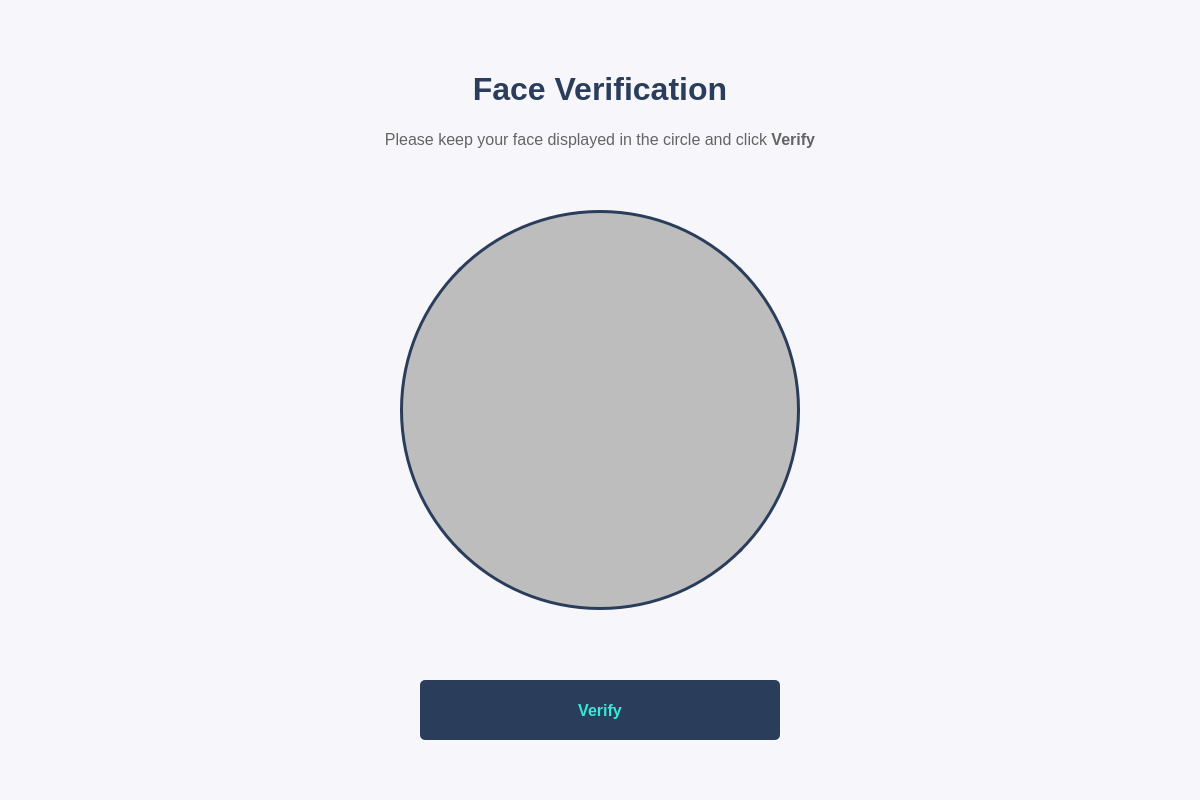
<?xml version="1.0" encoding="UTF-8"?>
<ui version="4.0">
 <class>MainWindow</class>
 <widget class="QMainWindow" name="MainWindow">
  <property name="geometry">
   <rect>
    <x>0</x>
    <y>0</y>
    <width>1200</width>
    <height>800</height>
   </rect>
  </property>
  <property name="sizePolicy">
   <sizepolicy hsizetype="Preferred" vsizetype="Preferred">
    <horstretch>0</horstretch>
    <verstretch>0</verstretch>
   </sizepolicy>
  </property>
  <property name="palette">
   <palette>
    <active>
     <colorrole role="WindowText">
      <brush brushstyle="SolidPattern">
       <color alpha="255">
        <red>0</red>
        <green>0</green>
        <blue>0</blue>
       </color>
      </brush>
     </colorrole>
     <colorrole role="Button">
      <brush brushstyle="SolidPattern">
       <color alpha="255">
        <red>247</red>
        <green>246</green>
        <blue>251</blue>
       </color>
      </brush>
     </colorrole>
     <colorrole role="Light">
      <brush brushstyle="SolidPattern">
       <color alpha="255">
        <red>255</red>
        <green>255</green>
        <blue>255</blue>
       </color>
      </brush>
     </colorrole>
     <colorrole role="Midlight">
      <brush brushstyle="SolidPattern">
       <color alpha="255">
        <red>251</red>
        <green>250</green>
        <blue>253</blue>
       </color>
      </brush>
     </colorrole>
     <colorrole role="Dark">
      <brush brushstyle="SolidPattern">
       <color alpha="255">
        <red>123</red>
        <green>123</green>
        <blue>125</blue>
       </color>
      </brush>
     </colorrole>
     <colorrole role="Mid">
      <brush brushstyle="SolidPattern">
       <color alpha="255">
        <red>165</red>
        <green>164</green>
        <blue>167</blue>
       </color>
      </brush>
     </colorrole>
     <colorrole role="Text">
      <brush brushstyle="SolidPattern">
       <color alpha="255">
        <red>0</red>
        <green>0</green>
        <blue>0</blue>
       </color>
      </brush>
     </colorrole>
     <colorrole role="BrightText">
      <brush brushstyle="SolidPattern">
       <color alpha="255">
        <red>255</red>
        <green>255</green>
        <blue>255</blue>
       </color>
      </brush>
     </colorrole>
     <colorrole role="ButtonText">
      <brush brushstyle="SolidPattern">
       <color alpha="255">
        <red>0</red>
        <green>0</green>
        <blue>0</blue>
       </color>
      </brush>
     </colorrole>
     <colorrole role="Base">
      <brush brushstyle="SolidPattern">
       <color alpha="255">
        <red>255</red>
        <green>255</green>
        <blue>255</blue>
       </color>
      </brush>
     </colorrole>
     <colorrole role="Window">
      <brush brushstyle="SolidPattern">
       <color alpha="255">
        <red>247</red>
        <green>246</green>
        <blue>251</blue>
       </color>
      </brush>
     </colorrole>
     <colorrole role="Shadow">
      <brush brushstyle="SolidPattern">
       <color alpha="255">
        <red>0</red>
        <green>0</green>
        <blue>0</blue>
       </color>
      </brush>
     </colorrole>
     <colorrole role="AlternateBase">
      <brush brushstyle="SolidPattern">
       <color alpha="255">
        <red>251</red>
        <green>250</green>
        <blue>253</blue>
       </color>
      </brush>
     </colorrole>
     <colorrole role="ToolTipBase">
      <brush brushstyle="SolidPattern">
       <color alpha="255">
        <red>255</red>
        <green>255</green>
        <blue>220</blue>
       </color>
      </brush>
     </colorrole>
     <colorrole role="ToolTipText">
      <brush brushstyle="SolidPattern">
       <color alpha="255">
        <red>0</red>
        <green>0</green>
        <blue>0</blue>
       </color>
      </brush>
     </colorrole>
     <colorrole role="PlaceholderText">
      <brush brushstyle="SolidPattern">
       <color alpha="128">
        <red>0</red>
        <green>0</green>
        <blue>0</blue>
       </color>
      </brush>
     </colorrole>
    </active>
    <inactive>
     <colorrole role="WindowText">
      <brush brushstyle="SolidPattern">
       <color alpha="255">
        <red>0</red>
        <green>0</green>
        <blue>0</blue>
       </color>
      </brush>
     </colorrole>
     <colorrole role="Button">
      <brush brushstyle="SolidPattern">
       <color alpha="255">
        <red>247</red>
        <green>246</green>
        <blue>251</blue>
       </color>
      </brush>
     </colorrole>
     <colorrole role="Light">
      <brush brushstyle="SolidPattern">
       <color alpha="255">
        <red>255</red>
        <green>255</green>
        <blue>255</blue>
       </color>
      </brush>
     </colorrole>
     <colorrole role="Midlight">
      <brush brushstyle="SolidPattern">
       <color alpha="255">
        <red>251</red>
        <green>250</green>
        <blue>253</blue>
       </color>
      </brush>
     </colorrole>
     <colorrole role="Dark">
      <brush brushstyle="SolidPattern">
       <color alpha="255">
        <red>123</red>
        <green>123</green>
        <blue>125</blue>
       </color>
      </brush>
     </colorrole>
     <colorrole role="Mid">
      <brush brushstyle="SolidPattern">
       <color alpha="255">
        <red>165</red>
        <green>164</green>
        <blue>167</blue>
       </color>
      </brush>
     </colorrole>
     <colorrole role="Text">
      <brush brushstyle="SolidPattern">
       <color alpha="255">
        <red>0</red>
        <green>0</green>
        <blue>0</blue>
       </color>
      </brush>
     </colorrole>
     <colorrole role="BrightText">
      <brush brushstyle="SolidPattern">
       <color alpha="255">
        <red>255</red>
        <green>255</green>
        <blue>255</blue>
       </color>
      </brush>
     </colorrole>
     <colorrole role="ButtonText">
      <brush brushstyle="SolidPattern">
       <color alpha="255">
        <red>0</red>
        <green>0</green>
        <blue>0</blue>
       </color>
      </brush>
     </colorrole>
     <colorrole role="Base">
      <brush brushstyle="SolidPattern">
       <color alpha="255">
        <red>255</red>
        <green>255</green>
        <blue>255</blue>
       </color>
      </brush>
     </colorrole>
     <colorrole role="Window">
      <brush brushstyle="SolidPattern">
       <color alpha="255">
        <red>247</red>
        <green>246</green>
        <blue>251</blue>
       </color>
      </brush>
     </colorrole>
     <colorrole role="Shadow">
      <brush brushstyle="SolidPattern">
       <color alpha="255">
        <red>0</red>
        <green>0</green>
        <blue>0</blue>
       </color>
      </brush>
     </colorrole>
     <colorrole role="AlternateBase">
      <brush brushstyle="SolidPattern">
       <color alpha="255">
        <red>251</red>
        <green>250</green>
        <blue>253</blue>
       </color>
      </brush>
     </colorrole>
     <colorrole role="ToolTipBase">
      <brush brushstyle="SolidPattern">
       <color alpha="255">
        <red>255</red>
        <green>255</green>
        <blue>220</blue>
       </color>
      </brush>
     </colorrole>
     <colorrole role="ToolTipText">
      <brush brushstyle="SolidPattern">
       <color alpha="255">
        <red>0</red>
        <green>0</green>
        <blue>0</blue>
       </color>
      </brush>
     </colorrole>
     <colorrole role="PlaceholderText">
      <brush brushstyle="SolidPattern">
       <color alpha="128">
        <red>0</red>
        <green>0</green>
        <blue>0</blue>
       </color>
      </brush>
     </colorrole>
    </inactive>
    <disabled>
     <colorrole role="WindowText">
      <brush brushstyle="SolidPattern">
       <color alpha="255">
        <red>123</red>
        <green>123</green>
        <blue>125</blue>
       </color>
      </brush>
     </colorrole>
     <colorrole role="Button">
      <brush brushstyle="SolidPattern">
       <color alpha="255">
        <red>247</red>
        <green>246</green>
        <blue>251</blue>
       </color>
      </brush>
     </colorrole>
     <colorrole role="Light">
      <brush brushstyle="SolidPattern">
       <color alpha="255">
        <red>255</red>
        <green>255</green>
        <blue>255</blue>
       </color>
      </brush>
     </colorrole>
     <colorrole role="Midlight">
      <brush brushstyle="SolidPattern">
       <color alpha="255">
        <red>251</red>
        <green>250</green>
        <blue>253</blue>
       </color>
      </brush>
     </colorrole>
     <colorrole role="Dark">
      <brush brushstyle="SolidPattern">
       <color alpha="255">
        <red>123</red>
        <green>123</green>
        <blue>125</blue>
       </color>
      </brush>
     </colorrole>
     <colorrole role="Mid">
      <brush brushstyle="SolidPattern">
       <color alpha="255">
        <red>165</red>
        <green>164</green>
        <blue>167</blue>
       </color>
      </brush>
     </colorrole>
     <colorrole role="Text">
      <brush brushstyle="SolidPattern">
       <color alpha="255">
        <red>123</red>
        <green>123</green>
        <blue>125</blue>
       </color>
      </brush>
     </colorrole>
     <colorrole role="BrightText">
      <brush brushstyle="SolidPattern">
       <color alpha="255">
        <red>255</red>
        <green>255</green>
        <blue>255</blue>
       </color>
      </brush>
     </colorrole>
     <colorrole role="ButtonText">
      <brush brushstyle="SolidPattern">
       <color alpha="255">
        <red>123</red>
        <green>123</green>
        <blue>125</blue>
       </color>
      </brush>
     </colorrole>
     <colorrole role="Base">
      <brush brushstyle="SolidPattern">
       <color alpha="255">
        <red>247</red>
        <green>246</green>
        <blue>251</blue>
       </color>
      </brush>
     </colorrole>
     <colorrole role="Window">
      <brush brushstyle="SolidPattern">
       <color alpha="255">
        <red>247</red>
        <green>246</green>
        <blue>251</blue>
       </color>
      </brush>
     </colorrole>
     <colorrole role="Shadow">
      <brush brushstyle="SolidPattern">
       <color alpha="255">
        <red>0</red>
        <green>0</green>
        <blue>0</blue>
       </color>
      </brush>
     </colorrole>
     <colorrole role="AlternateBase">
      <brush brushstyle="SolidPattern">
       <color alpha="255">
        <red>247</red>
        <green>246</green>
        <blue>251</blue>
       </color>
      </brush>
     </colorrole>
     <colorrole role="ToolTipBase">
      <brush brushstyle="SolidPattern">
       <color alpha="255">
        <red>255</red>
        <green>255</green>
        <blue>220</blue>
       </color>
      </brush>
     </colorrole>
     <colorrole role="ToolTipText">
      <brush brushstyle="SolidPattern">
       <color alpha="255">
        <red>0</red>
        <green>0</green>
        <blue>0</blue>
       </color>
      </brush>
     </colorrole>
     <colorrole role="PlaceholderText">
      <brush brushstyle="SolidPattern">
       <color alpha="128">
        <red>0</red>
        <green>0</green>
        <blue>0</blue>
       </color>
      </brush>
     </colorrole>
    </disabled>
   </palette>
  </property>
  <property name="font">
   <font>
    <family>Yu Gothic UI</family>
   </font>
  </property>
  <property name="windowTitle">
   <string>liviBank</string>
  </property>
  <widget class="QWidget" name="centralwidget">
   <widget class="QLabel" name="small_logo">
    <property name="geometry">
     <rect>
      <x>40</x>
      <y>30</y>
      <width>81</width>
      <height>81</height>
     </rect>
    </property>
    <property name="text">
     <string/>
    </property>
    <property name="pixmap">
     <pixmap>og-logo-livi.png</pixmap>
    </property>
    <property name="scaledContents">
     <bool>true</bool>
    </property>
   </widget>
   <widget class="QPushButton" name="verifyButton">
    <property name="geometry">
     <rect>
      <x>420</x>
      <y>680</y>
      <width>360</width>
      <height>60</height>
     </rect>
    </property>
    <property name="font">
     <font>
      <family>Yu Gothic UI</family>
      <pointsize>12</pointsize>
      <weight>75</weight>
      <bold>true</bold>
     </font>
    </property>
    <property name="cursor">
     <cursorShape>ArrowCursor</cursorShape>
    </property>
    <property name="styleSheet">
     <string notr="true">QPushButton{
    background: rgb(42, 61, 91);
    color: rgb(52, 234, 217);
    border-radius: 5px;
}
QPushButton:hover{
    background: rgb(71, 96, 137);
    color: rgb(52, 234, 217);
    border-radius: 5px;
}
QPushButton:pressed{
    background: rgb(42, 61, 91);
    color: rgb(52, 234, 217);
    border-radius: 5px;
}</string>
    </property>
    <property name="text">
     <string>Verify</string>
    </property>
   </widget>
   <widget class="QLabel" name="camera">
    <property name="geometry">
     <rect>
      <x>400</x>
      <y>210</y>
      <width>400</width>
      <height>400</height>
     </rect>
    </property>
    <property name="styleSheet">
     <string notr="true">QLabel{
    background: rgb(189, 189, 189);
	border: 3px solid rgb(42, 61, 91);
    border-radius: 200px;
}</string>
    </property>
    <property name="text">
     <string/>
    </property>
   </widget>
   <widget class="QLabel" name="hintLabel">
    <property name="geometry">
     <rect>
      <x>280</x>
      <y>110</y>
      <width>640</width>
      <height>60</height>
     </rect>
    </property>
    <property name="font">
     <font>
      <family>Yu Gothic UI</family>
      <pointsize>12</pointsize>
     </font>
    </property>
    <property name="text">
     <string>&lt;html&gt;&lt;head/&gt;&lt;body&gt;&lt;p&gt;&lt;span style=&quot; color:#646464;&quot;&gt;Please keep your face displayed in the circle and click &lt;/span&gt;&lt;span style=&quot; font-weight:600; color:#646464;&quot;&gt;Verify&lt;/span&gt;&lt;/p&gt;&lt;/body&gt;&lt;/html&gt;</string>
    </property>
    <property name="alignment">
     <set>Qt::AlignCenter</set>
    </property>
   </widget>
   <widget class="QLabel" name="faceTitleLabel">
    <property name="geometry">
     <rect>
      <x>280</x>
      <y>60</y>
      <width>640</width>
      <height>60</height>
     </rect>
    </property>
    <property name="font">
     <font>
      <family>Yu Gothic UI</family>
      <pointsize>24</pointsize>
      <weight>75</weight>
      <bold>true</bold>
     </font>
    </property>
    <property name="text">
     <string>&lt;html&gt;&lt;head/&gt;&lt;body&gt;&lt;p&gt;&lt;span style=&quot; color:#2a3d5b;&quot;&gt;Face Verification&lt;/span&gt;&lt;/p&gt;&lt;/body&gt;&lt;/html&gt;</string>
    </property>
    <property name="alignment">
     <set>Qt::AlignCenter</set>
    </property>
   </widget>
  </widget>
 </widget>
 <resources/>
 <connections/>
</ui>
